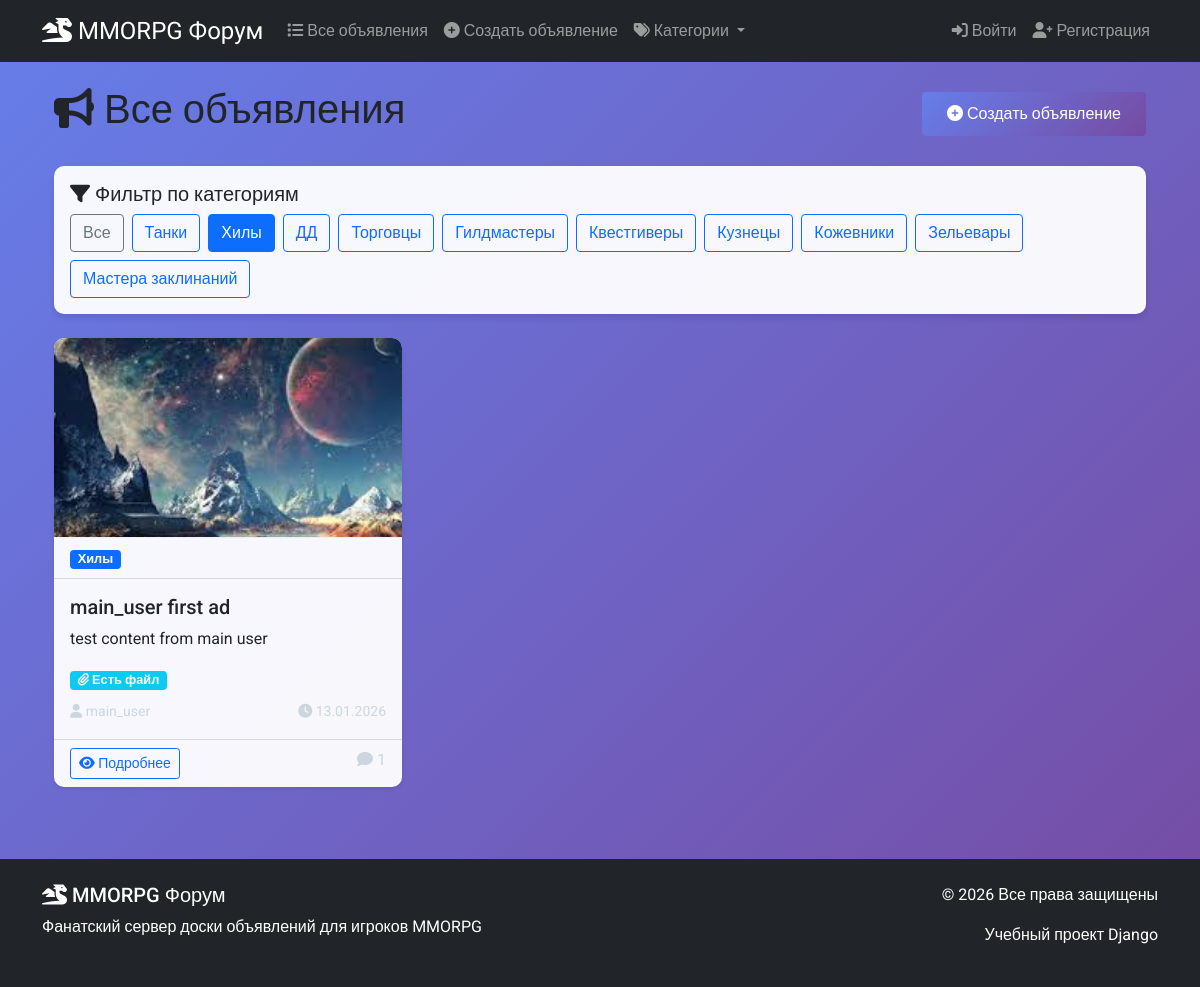
The app's page /bulletin-board/?category=Хилы with its own data.
### board/models.py (models this page shows, shortened)
class Category(models.Model):
    name = models.CharField(max_length=100, unique = True)

class Ad(models.Model):
    title = models.CharField(max_length=200)
    content = models.TextField()
    image = models.ImageField(upload_to='ads_images/', blank=True, null=True)
    file = models.FileField(upload_to='ads_files/', blank=True, null=True)
    author = models.ForeignKey(User, on_delete=models.CASCADE)
    category = models.ForeignKey(Category, on_delete=models.CASCADE)
    created = models.DateTimeField(auto_now_add=True)
    update = models.DateTimeField(auto_now=True)
    is_active = models.BooleanField(default=True)
    def get_absolute_url(self):
        return reverse("ad_detail", kwargs={"pk": self.pk})
    class Meta:
        ordering = ['-created']

### board/views.py (the view)
# urls.py: path('', AdListView.as_view(), name='ad_list'),
class AdListView(ListView):
    queryset =Ad.objects.all()
    template_name = 'ads/list.html'
    context_object_name = 'ads'
    paginate_by = 10
    ordering = ['-created']
    def get_queryset(self):
        queryset = super().get_queryset()
        category = self.request.GET.get('category')
        if category:
            queryset = queryset.filter(category__name=category)
        return queryset
    def get_context_data(self, **kwargs):
        context = super().get_context_data(**kwargs)
        context['categories'] = Category.objects.all()
        return context

### templates/ads/list.html (shortened to what this page needs)
{% extends 'base.html' %}
{% load static %}
{% block content %}
<div class="container">
    <div class="d-flex justify-content-between align-items-center mb-4">
        <h1><i class="fas fa-bullhorn"></i> Все объявления</h1>
        <a href="{% url 'ad_create' %}" class="btn btn-primary">
            <i class="fas fa-plus-circle"></i> Создать объявление
        </a>
    </div>
    <div class="card mb-4">
        <div class="card-body">
            <h5 class="card-title"><i class="fas fa-filter"></i> Фильтр по категориям</h5>
            <div class="d-flex flex-wrap gap-2">
                <a href="?" class="btn btn-outline-secondary {% if not request.GET.category %}active{% endif %}">
                    Все
                </a>
                {% for category in categories %}
                <a href="?category={{ category.name }}"
                   class="btn btn-outline-primary {% if request.GET.category == category.name %}active{% endif %}">
                    {{ category.name }}
                </a>
                {% endfor %}
            </div>
        </div>
    </div>
    {% if ads %}
    <div class="row">
        {% for ad in ads %}
        <div class="col-md-6 col-lg-4 mb-4">
            <div class="card h-100 shadow-sm">
                {% if ad.image %}
                <img src="{{ ad.image.url }}"
                     class="card-img-top"
                     alt="{{ ad.title }}"
                     style="height: 200px; object-fit: cover;">
                {% else %}
                <div class="card-img-top bg-secondary d-flex align-items-center justify-content-center"
                     style="height: 200px;">
                    <i class="fas fa-image fa-3x text-light opacity-50"></i>
                </div>
                {% endif %}
                <div class="card-header bg-transparent">
                    <span class="badge bg-primary">
                        {{ ad.category.name }}
                    </span>
                </div>
                <div class="card-body d-flex flex-column">
                    <h5 class="card-title">
                        <a href="{{ ad.get_absolute_url }}" class="text-decoration-none text-dark">
                            {{ ad.title }}
                        </a>
                    </h5>
                    <p class="card-text flex-grow-1">
                        {{ ad.content|truncatewords:30 }}
                    </p>
                    {% if ad.file %}
                    <div class="mb-2">
                        <span class="badge bg-info">
                            <i class="fas fa-paperclip"></i> Есть файл
                        </span>
                    </div>
                    {% endif %}
                    <div class="mt-auto">
                        <div class="d-flex justify-content-between align-items-center">
                            <div>
                                <small class="text-muted">
                                    <i class="fas fa-user"></i> {{ ad.author.username }}
                                </small>
                            </div>
                            <div>
                                <small class="text-muted">
                                    <i class="fas fa-clock"></i> {{ ad.created|date:"d.m.Y" }}
                                </small>
                            </div>
                        </div>
                    </div>
                </div>
                <div class="card-footer bg-transparent">
                    <div class="d-flex justify-content-between">
                        <a href="{{ ad.get_absolute_url }}" class="btn btn-sm btn-outline-primary">
                            <i class="fas fa-eye"></i> Подробнее
                        </a>
                        <span class="text-muted">
                            <i class="fas fa-comment"></i> {{ ad.response_set.count|default:0 }}
                        </span>
                    </div>
                </div>
            </div>
        </div>
        {% endfor %}
    </div>
    {% endif %}
</div>
{% endblock %}

### static/css/style.css (style rules this page uses)
:root { --primary-color: #2c3e50; --secondary-color: #3498db; --accent-color: #e74c3c; --success-color: #27ae60; --warning-color: #f39c12; --dark-bg: #1a252f; }
body { font-family: 'Roboto', sans-serif; background: linear-gradient(135deg, #667eea 0%, #764ba2 100%); min-height: 100vh; background-attachment: fixed; }
.card { border: none; border-radius: 15px; box-shadow: 0 4px 6px rgba(0, 0, 0, 0.1); transition: transform 0.3s ease, box-shadow 0.3s ease; background: rgba(255, 255, 255, 0.95); }
.btn-primary { background: linear-gradient(135deg, #667eea 0%, #764ba2 100%); border: none; padding: 10px 25px; }
.badge { font-size: 0.7em; padding: 0.25em 0.6em; }
.text-muted { --bs-text-opacity: 1; color: #ccd6de !important; }

### templates/ads/list.html (style rules this page uses)
.card { transition: transform 0.2s; border: none; border-radius: 10px; overflow: hidden; }
.card-img-top { border-bottom: 1px solid #eee; }
.badge { font-size: 0.8em; }

### records on screen
Category: name "Танки"
Category: name "Хилы"
Category: name "ДД"
Category: name "Торговцы"
Category: name "Гилдмастеры"
Category: name "Квестгиверы"
Category: name "Кузнецы"
Category: name "Кожевники"
Category: name "Зельевары"
Category: name "Мастера заклинаний"
Ad: image (picture), category.name "Хилы", title "main_user first ad", content "test content from main user", shows "Есть файл", author.username "main_user", created "13.01.2026", response_set.count "1"
